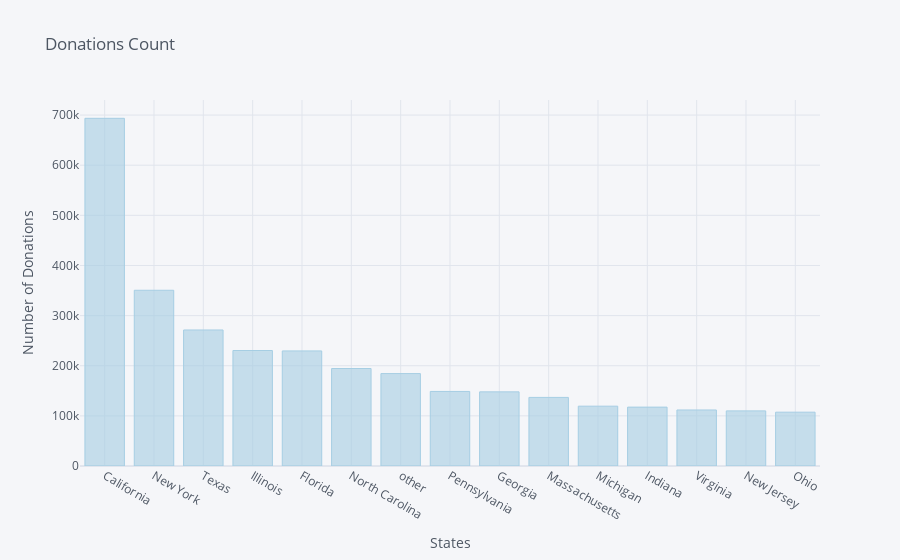

This figure's notebook cell:
### Code cell
s2.iplot(kind='bar', xTitle='States', yTitle='Number of Donations',
         title='Donations Count', colorscale='paired')

### Figure 1 — Plotly figure (JSON) as saved in the notebook; plotly's stock layout.template omitted (floating-point values rounded to 4 significant figures)
{"data": [{"marker": {"color": "rgba(166, 206, 227, 0.6)", "line": {"color": "rgba(166, 206, 227, 1.0)", "width": 1}}, "name": "Donation ID", "orientation": "v", "text": "", "type": "bar", "x": ["California", "New York", "Texas", "Illinois", "Florida", "North Carolina", "other", "Pennsylvania", "Georgia", "Massachusetts", "Michigan", "Indiana", "Virginia", "New Jersey", "Ohio"], "y": [693577, 350553, 271348, 230350, 229542, 194465, 184324, 148752, 147897, 136845, 119337, 117470, 111740, 109926, 107401]}], "layout": {"autosize": true, "legend": {"bgcolor": "#F5F6F9", "font": {"color": "#4D5663"}}, "paper_bgcolor": "#F5F6F9", "plot_bgcolor": "#F5F6F9", "title": {"font": {"color": "#4D5663"}, "text": "Donations Count"}, "xaxis": {"autorange": true, "gridcolor": "#E1E5ED", "range": [-0.5, 14.5], "showgrid": true, "tickfont": {"color": "#4D5663"}, "title": {"font": {"color": "#4D5663"}, "text": "States"}, "type": "category", "zerolinecolor": "#E1E5ED"}, "yaxis": {"autorange": true, "gridcolor": "#E1E5ED", "range": [0, 730100.0], "showgrid": true, "tickfont": {"color": "#4D5663"}, "title": {"font": {"color": "#4D5663"}, "text": "Number of Donations"}, "type": "linear", "zerolinecolor": "#E1E5ED"}}}
